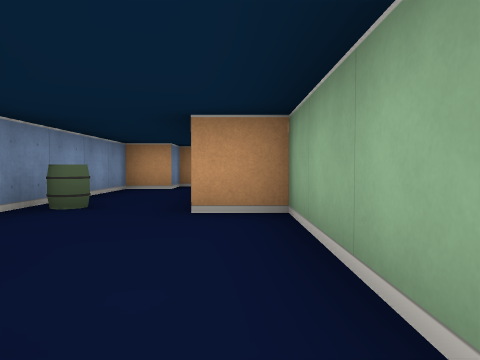
view 1 (above)

16 first-person views from a walk through a cub3D ray-caster map. The camera is about half as high as the walls, tilts 2° down and sees 70° across. The floor is counted in squares. Each view is taken from the middle of a square. On the plan, view 1 faces up. The plan holds only what a view shows up to about 9 squares ahead; the rest is blank.

view 2
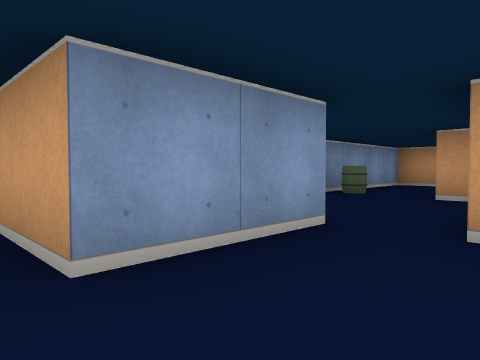

view 3
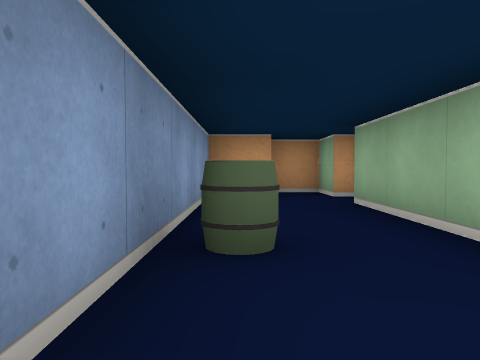

view 4
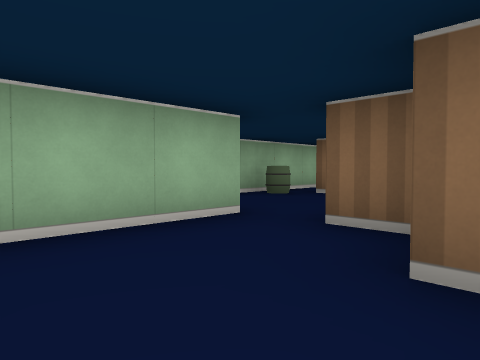

view 5
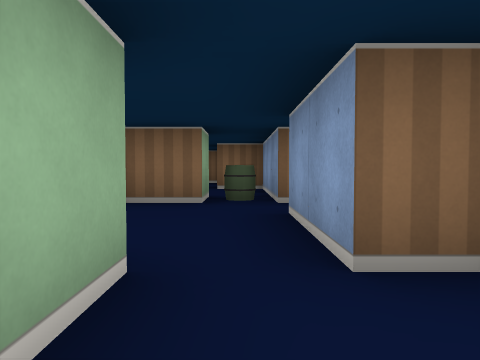

view 6
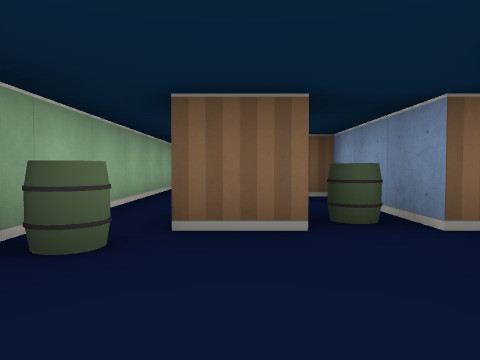

view 7
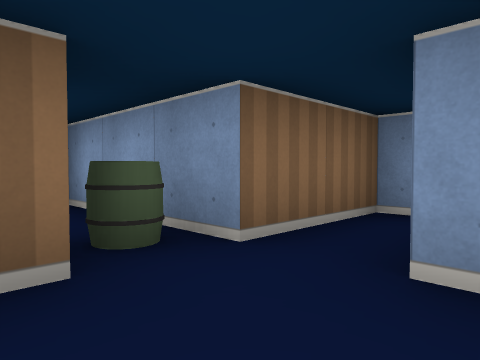

view 8
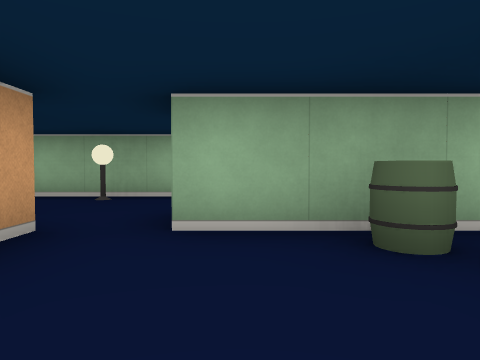

view 9
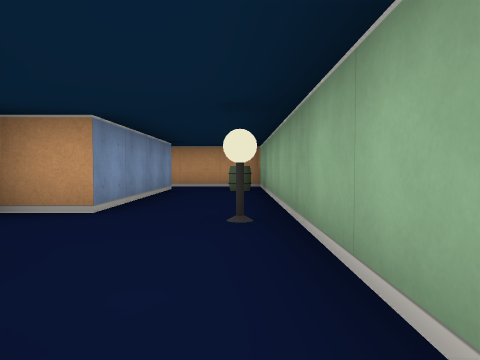

view 10
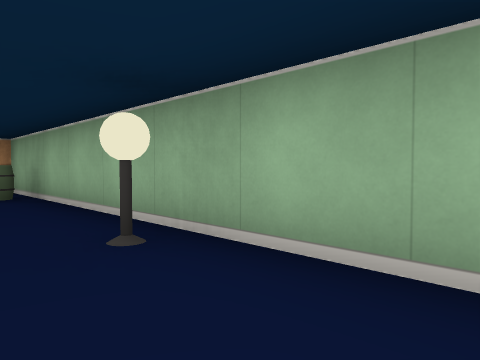

view 11
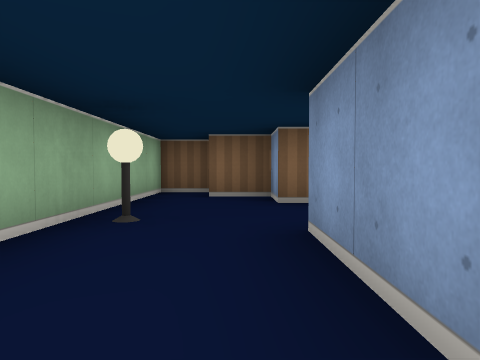

view 12
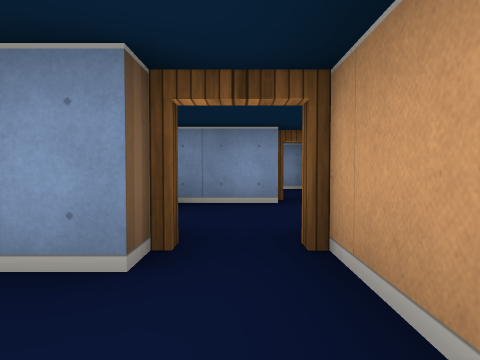

view 13
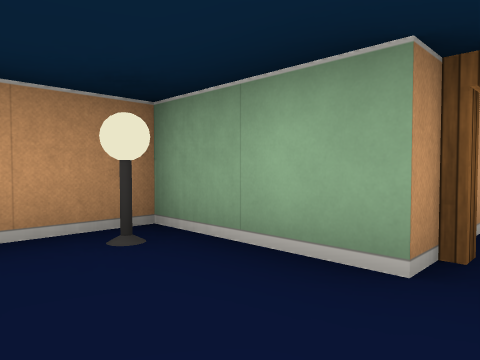

view 14
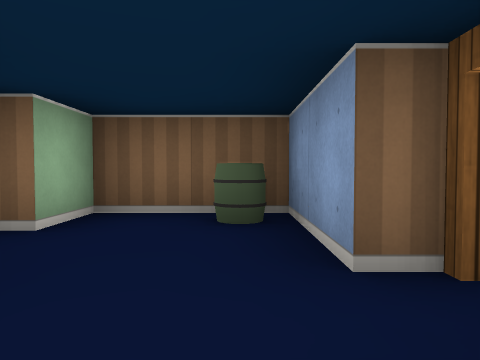

view 15
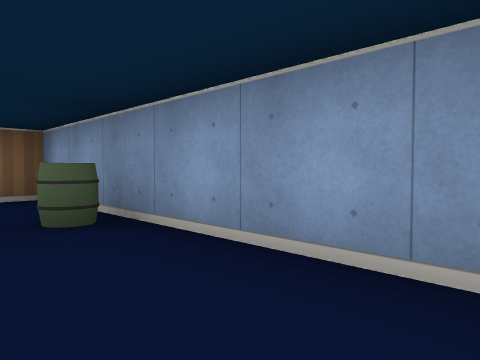

view 16
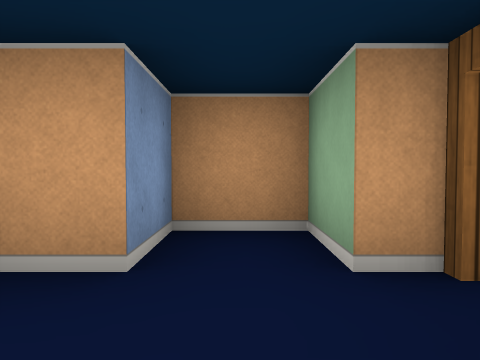

### Floor plan
Ten units are one square. View 1 is at (0, 0); x grows to the right and y downward. Boxes are objects, and circles mark ways between rooms. Rooms are numbered by the first view taken in them; rooms with no view inside come last. Other rooms are left out.
<svg viewBox="-31 -90 91 130">
<path fill="none" stroke="#000" d="M-5 -5 -5 15 -19 15M5 35 5 25 15 25M-26 25 -5 25 -5 35M25 30 25 5M-5 -41 -5 -65M-12 -5 -5 -5M-5 -75 -5 -85 -15 -85 -15 -75 -25 -75 -25 -15 -15 -15M5 -5 5 -35 -5 -35M30 5 35 5 35 15 45 15M35 -55 35 -15 25 -15M45 25 55 25 55 -65 25 -65M5 -65 5 -45 25 -45 25 -55M25 -65 25 -85 14 -85"/>
<rect x="-5" y="25" width="10" height="10" fill="#bbb"><title>barrel</title></rect>
<rect x="15" y="15" width="10" height="10" fill="#bbb"><title>barrel</title></rect>
<rect x="-25" y="-45" width="10" height="10" fill="#bbb"><title>barrel</title></rect>
<rect x="45" y="-15" width="10" height="10" fill="#bbb"><title>lamp</title></rect>
<rect x="45" y="-55" width="10" height="10" fill="#bbb"><title>barrel</title></rect>
<rect x="5" y="-55" width="10" height="10" fill="#bbb"><title>barrel</title></rect>
<rect x="15" y="-85" width="10" height="10" fill="#bbb"><title>lamp</title></rect>
<circle cx="0" cy="0" r="3" fill="#2a7"/>
<circle cx="20" cy="0" r="3" fill="#2a7"/>
<circle cx="0" cy="-70" r="3" fill="#2a7"/>
<circle cx="30" cy="-60" r="3" fill="#2a7"/>
<text x="0" y="10">1</text>
<text x="-10" y="-40">2</text>
<text x="40" y="-20">3</text>
<text x="10" y="-70">4</text>
</svg>
Room 1 opens to room 2. Room 1 opens to room 3. Room 2 opens to room 4. Room 3 opens to room 4.

Where each view was taken, in squares from view 1:
view 1: 0 up, 0 right, facing up
view 2: 2 down, 1 right, facing up-left
view 3: 2 up, 2 left, facing up
view 4: 3 up, 2 left, facing down-right
view 5: 2 up, 0 right, facing down
view 6: 0 up, 1 right, facing down
view 7: 1 down, 1 right, facing down-left
view 8: 1 down, 0 right, facing right
view 9: 2 down, 5 right, facing up
view 10: 1 down, 4 right, facing up-right
view 11: 4 up, 4 right, facing down
view 12: 6 up, 5 right, facing left
view 13: 6 up, 1 right, facing up-right
view 14: 8 up, 1 right, facing down
view 15: 7 up, 1 left, facing down-left
view 16: 6 up, 1 left, facing up
